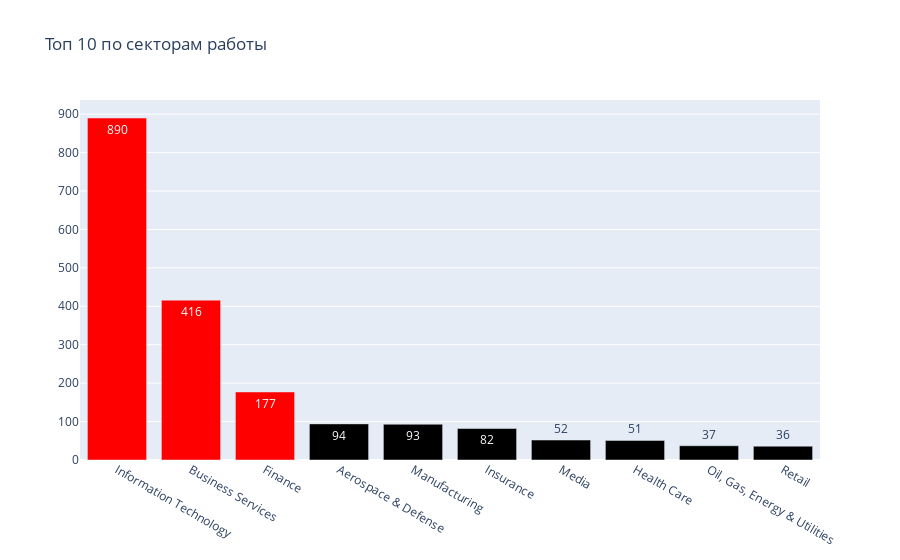

Notebook source saved alongside this figure:
### Markdown cell above
### Построить график популярности по секторам работы

### Code cell
data = pd.DataFrame(df[df['sector'] != '-1'].groupby(by='sector')
                    .agg(counts=('job_title', 'count'))
                    .sort_values(by='counts', ascending=False)
                    .head(10).reset_index())

fig = go.Figure()

def SetColor(counts):
        if(counts >= 177):
            return "red"
        else:
            return "black"

fig.add_trace(go.Bar(x=data.sector, 
                     y=data.counts,
                     text = data["counts"],
                     marker=dict(color = list(map(SetColor, data.counts)))))

fig.update_layout(title_text='Топ 10 по секторам работы')


fig.show()

### Figure 1 — Plotly figure (JSON) as saved in the notebook; plotly's stock layout.template omitted (floating-point values rounded to 4 significant figures)
{"data": [{"marker": {"color": ["red", "red", "red", "black", "black", "black", "black", "black", "black", "black"]}, "text": [890, 416, 177, 94, 93, 82, 52, 51, 37, 36], "type": "bar", "x": ["Information Technology", "Business Services", "Finance", "Aerospace & Defense", "Manufacturing", "Insurance", "Media", "Health Care", "Oil, Gas, Energy & Utilities", "Retail"], "y": [890, 416, 177, 94, 93, 82, 52, 51, 37, 36]}], "layout": {"autosize": true, "title": {"text": "Топ 10 по секторам работы"}, "xaxis": {"autorange": true, "range": [-0.5, 9.5], "type": "category"}, "yaxis": {"autorange": true, "range": [0, 936.8], "type": "linear"}}}
